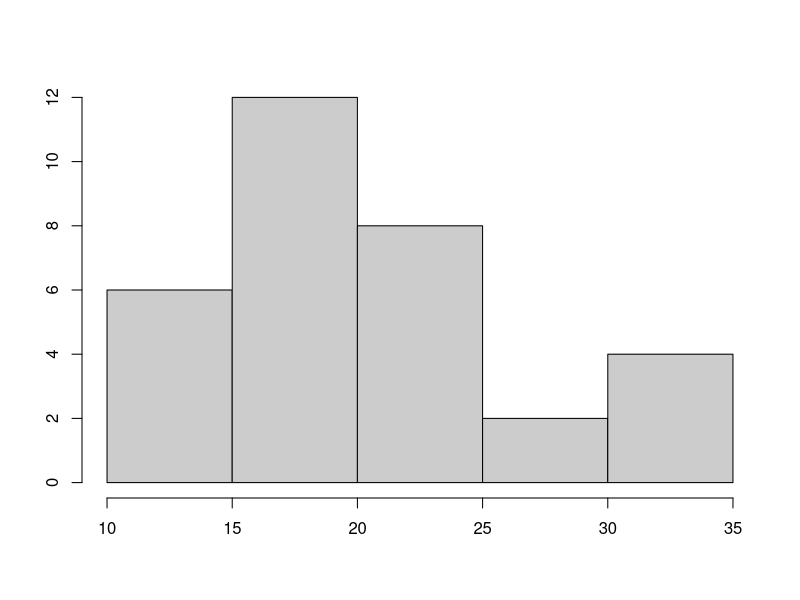
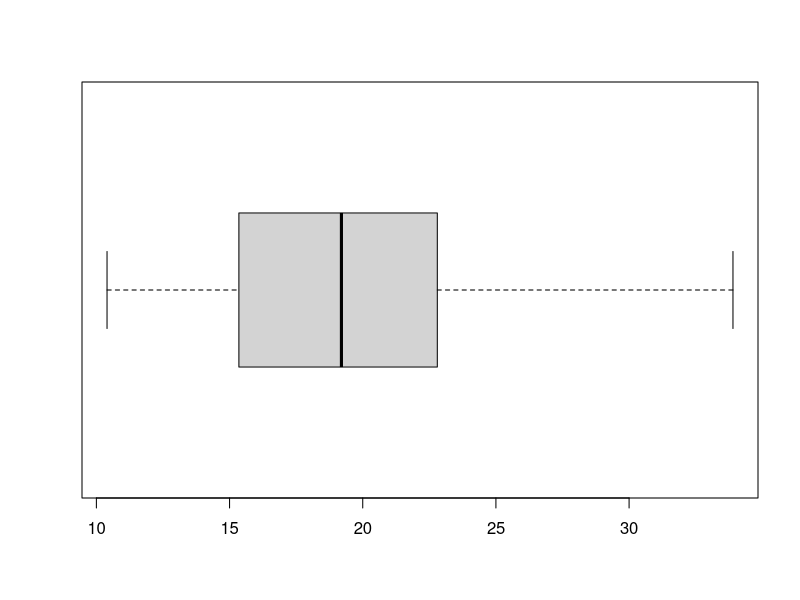
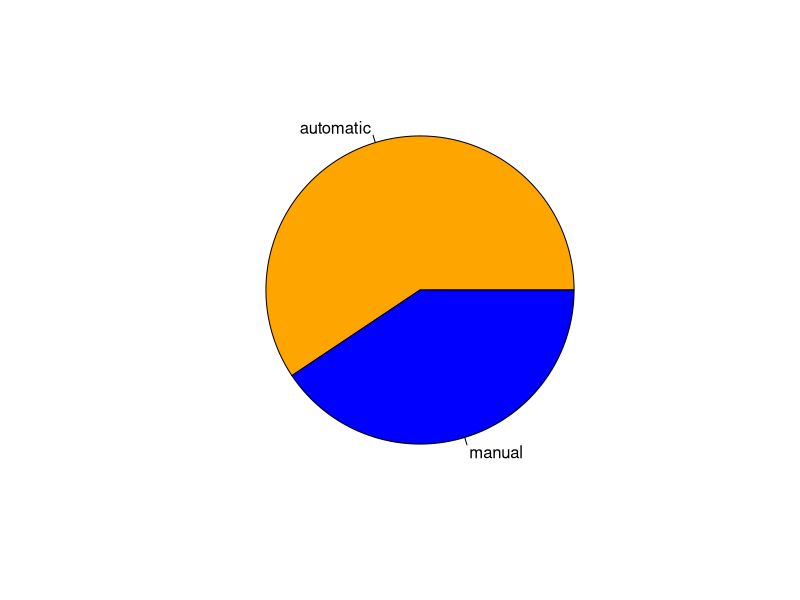
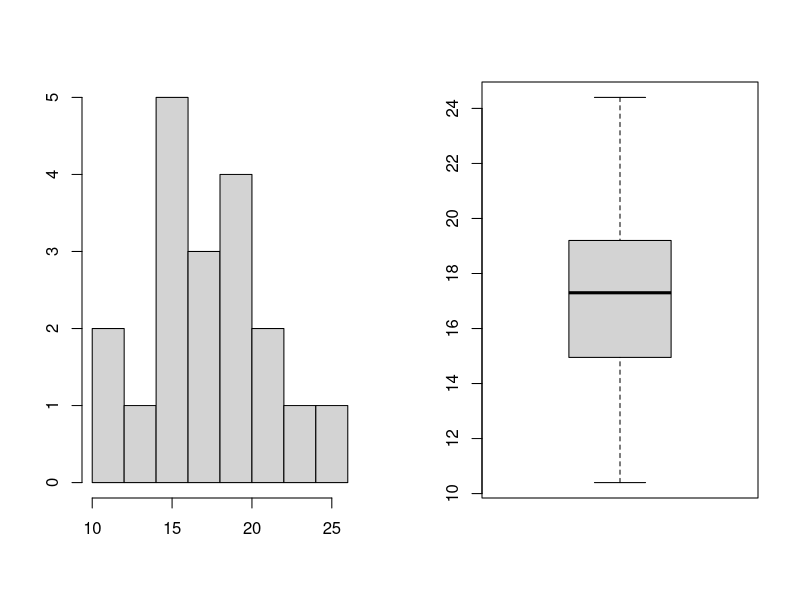
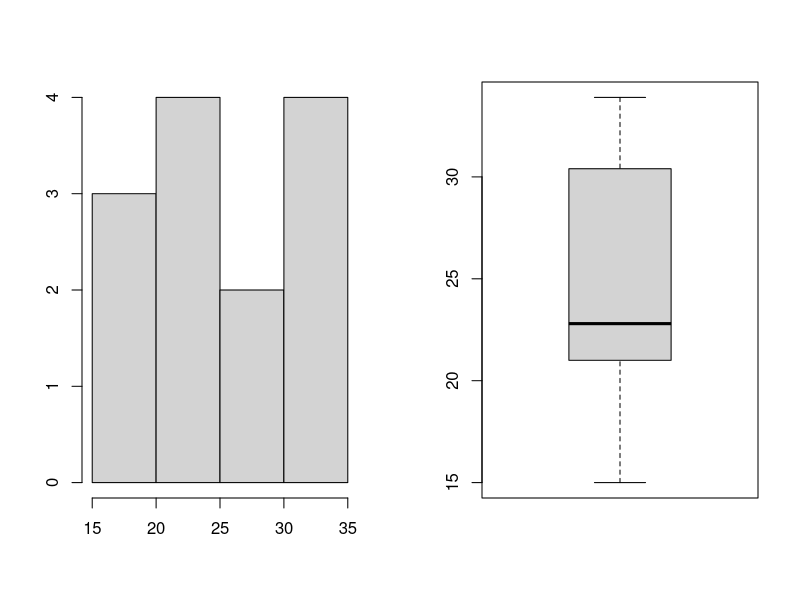

Source code (R) for these figures, in order:
## ---- chunk 1
knitr::opts_chunk$set(echo=FALSE, fig.align=TRUE)
## ---- chunk 2
knitr::kable(mtcars)
## ---- chunk 3
hist(mtcars$mpg, main = "", xlab = "", ylab = "", col = "gray80")
## ---- chunk 4
boxplot(mtcars$mpg, horizontal = TRUE)
## ---- chunk 5
mtcars$trans = factor(mtcars$am, labels = c("automatic", "manual"))
## ---- chunk 6
tab = setNames(aggregate(mpg ~ trans, mtcars, length),
               c("Transmission", "Effectif"))
knitr::kable(tab)
## ---- chunk 7
pie(table(mtcars$trans), col = c("orange", "blue"))
## ---- chunk 8
mtcars_auto = subset(mtcars, subset = trans == "automatic")
mtcars_manu = subset(mtcars, subset = trans == "manual")
## ---- chunk 9
par(mfrow = c(1,2))
hist(mtcars_auto$mpg, main = "", xlab = "", ylab = "")
boxplot(mtcars_auto$mpg)
## ---- chunk 10
par(mfrow = c(1,2))
hist(mtcars_manu$mpg, main = "", xlab = "", ylab = "")
boxplot(mtcars_manu$mpg)
